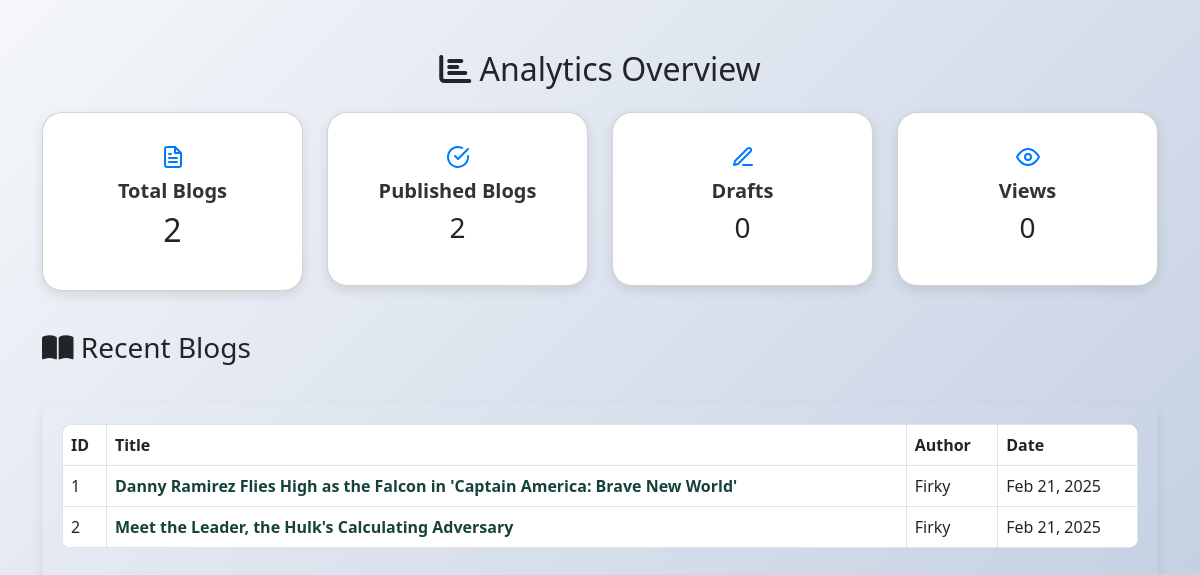
Before: /admin/dashboard_content.php with the older database file.
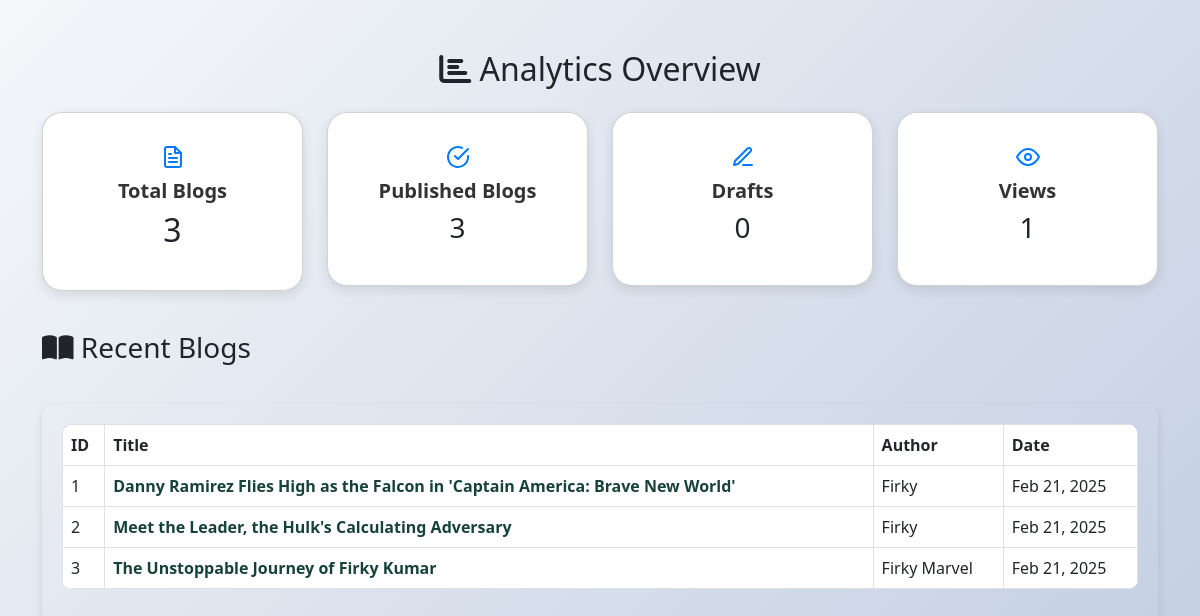
After: the same page with the newer database file.
### tables this page shows
CREATE TABLE `blogs` (
  `id` int(11) NOT NULL,
  `title` varchar(255) NOT NULL,
  `status` enum('published','draft') NOT NULL,
  `views` int(11) DEFAULT 0,
  `created_at` timestamp NOT NULL DEFAULT current_timestamp(),
  `content` text NOT NULL,
  `author` varchar(255) NOT NULL,
  `featured_image` varchar(255) NOT NULL
);

### analytics/analytics.php (called while the page is built, shortened)
<?php
include '../config/db.php';
$totalBlogsQuery = "SELECT COUNT(*) as total FROM blogs";
$totalBlogsResult = $conn->query($totalBlogsQuery);
$totalBlogs = $totalBlogsResult->fetch_assoc()['total'];
$publishedBlogsQuery = "SELECT COUNT(*) as total FROM blogs WHERE status='published'";
$publishedBlogsResult = $conn->query($publishedBlogsQuery);
$publishedBlogs = $publishedBlogsResult->fetch_assoc()['total'];
$draftBlogsQuery = "SELECT COUNT(*) as total FROM blogs WHERE status='draft'";
$draftBlogsResult = $conn->query($draftBlogsQuery);
$draftBlogs = $draftBlogsResult->fetch_assoc()['total'];
$totalViewsQuery = "SELECT SUM(views) as total FROM blogs";
$totalViewsResult = $conn->query($totalViewsQuery);
$totalViews = $totalViewsResult->fetch_assoc()['total'];
?>

### blog/blog.php (the view, shortened to what this page needs)
<?php
include '../config/db.php';
$sql = "SELECT * FROM blogs";
$blog = $conn->query($sql);
$sn = 1;
?>
<!DOCTYPE html>
<html lang="en">
<head>
    <link rel="stylesheet" href="https://cdn.jsdelivr.net/npm/bootstrap@5.3.0/dist/css/bootstrap.min.css">
</head>
<body>
    <div class="table-container">
        <table class="table table-bordered table-hover">
            <thead>
                <tr>
                    <th>ID</th>
                    <th>Title</th>
                    <th>Author</th>
                    <th>Date</th>
                </tr>
            </thead>
            <tbody>
                <?php
                if ($blog->num_rows > 0) {
                    while($row = $blog->fetch_assoc()) {
                        echo "<tr>";
                        echo "<td>" . $sn++ . "</td>";
                        echo "<td><a href='../admin/dashboard.php?view=post&id=" . $row['id'] . "' class='post-title-link'>" . $row['title'] . "</a></td>";
                        echo "<td>" . $row["author"] . "</td>";
                        echo "<td>" . date("M d, Y", strtotime($row["created_at"])) . "</td>";
                        echo "</tr>";
                    }
                } else {
                    echo "<tr><td colspan='4' class='text-center'>No results found</td></tr>";
                }
                ?>
            </tbody>
        </table>
    </div>
</body>
</html>

### admin/dashboard_content.php (shortened to what this page needs)
<?php
include '../config/db.php';
include '../analytics/analytics.php';
?>
<!DOCTYPE html>
<html lang="en">
<head>
    <link rel="stylesheet" href="https://cdn.jsdelivr.net/npm/bootstrap@5.3.0/dist/css/bootstrap.min.css">
    <link rel="stylesheet" href="https://cdnjs.cloudflare.com/ajax/libs/font-awesome/6.5.1/css/all.min.css">
</head>
<body>
    <div class="container dashboard-container">
        <h2 class="text-center mb-4"><i class="fas fa-chart-bar"></i> Analytics Overview</h2>
        <div class="row">
            <div class="col-md-3 fade-in">
                <div class="card card_dashboad text-center p-3">
                    <div class="card-body">
                        <i data-feather="file-text" class="icon-box"></i>
                        <h5>Total Blogs</h5>
                        <h2><?php echo $totalBlogs; ?></h2>
                    </div>
                </div>
            </div>
            <div class="col-md-3 fade-in" style="animation-delay: 0.2s;">
                <div class="card text-center p-3">
                    <div class="card-body">
                        <i data-feather="check-circle" class="icon-box"></i>
                        <h5>Published Blogs</h5>
                        <h3><?php echo $publishedBlogs; ?></h3>
                    </div>
                </div>
            </div>
            <div class="col-md-3 fade-in" style="animation-delay: 0.4s;">
                <div class="card text-center p-3">
                    <div class="card-body">
                        <i data-feather="edit-3" class="icon-box"></i>
                        <h5>Drafts</h5>
                        <h3><?php echo $draftBlogs; ?></h3>
                    </div>
                </div>
            </div>
            <div class="col-md-3 fade-in" style="animation-delay: 0.6s;">
                <div class="card text-center p-3">
                    <div class="card-body">
                        <i data-feather="eye" class="icon-box"></i>
                        <h5>Views</h5>
                        <h3><?php echo $totalViews; ?></h3>
                    </div>
                </div>
            </div>
        </div>
        <div class="recent-blogs fade-in" style="animation-delay: 0.8s;">
            <h3><i class="fas fa-book-open"></i> Recent Blogs</h3>
            <?php include '../blog/blog.php'; ?>
        </div>
    </div>
</body>
</html>

### admin/dashboard_content.php (style rules this page uses)
body { background: linear-gradient(135deg, #f5f7fa, #c3cfe2); font-family: 'Arial', sans-serif; }
.dashboard-container { max-width: 1200px; margin: 50px auto; }
.card { border-radius: 20px !important; border: none; box-shadow: 0 4px 12px rgba(0, 0, 0, 0.1); transition: 0.3s ease-in-out; background: white; }
.card-body h5 { font-weight: 600; color: #333; }
.icon-box { font-size: 30px; color: #007bff; margin-bottom: 10px; }
.recent-blogs { margin-top: 40px; }
.fade-in { opacity: 0; transform: translateY(20px); animation: fadeInUp 0.8s ease-in-out forwards; }

### blog/blog.php (style rules this page uses)
body { background-color: #f4f7f9; }
.table-container { max-width: 100%; margin: 40px auto; padding: 20px; border-radius: 12px; box-shadow: 0 4px 10px rgba(0, 0, 0, 0.1); }
table { border-collapse: collapse; width: 100%; overflow: hidden; border-radius: 10px; }
thead { background: #007bff; color: white; }
tbody tr { transition: 0.3s; }
td { vertical-align: middle; }
.post-title-link { font-weight: bold; color: #17423C; text-decoration: none; transition: color 0.3s, text-decoration 0.3s; }

Changed rows visible on the page:
added blogs: title "The Unstoppable Journey of Firky Kumar", author "Firky Marvel", created_at "Feb 21, 2025"
Other visible differences:
$totalBlogs: "2" → "3"
$publishedBlogs: "2" → "3"
$totalViews: "0" → "1"
